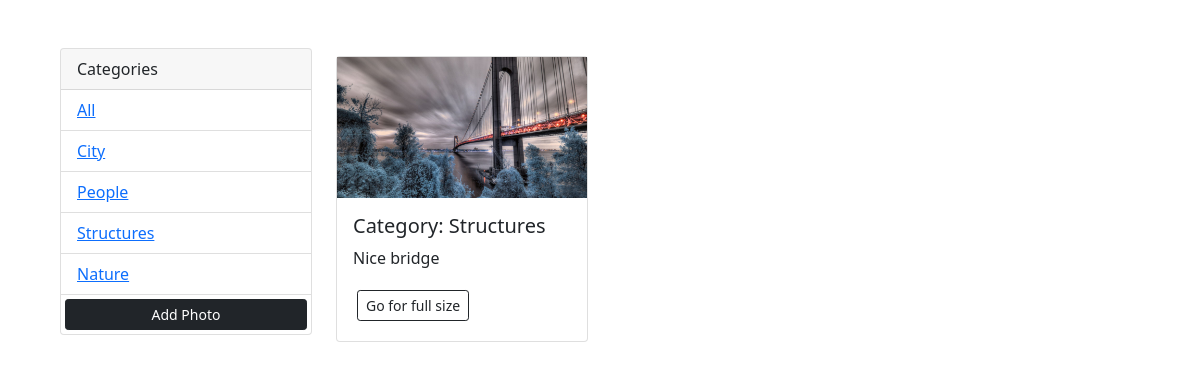
The page /?category=Structures on the database its author committed.
### base/models.py (models this page shows, shortened)
class Category(models.Model):
    name = models.CharField(max_length=128, null=False, blank=False)
    def __str__(self):
        return self.name

class Photo(models.Model):
    category = models.ForeignKey(Category, on_delete=models.SET_NULL, null=True, blank=True)
    image = models.ImageField(null=False, blank=False)
    description = models.TextField()

### base/views.py (the view)
# urls.py: path('', index, name='index'),
def index(request):
    category = request.GET.get('category')
    if category is None:
        photos = Photo.objects.all()
    else:
        photos = Photo.objects.filter(category__name=category)
    categories = Category.objects.all()
    context = {'categories': categories, 'photos': photos}
    return render(request, 'base/index.html', context=context)

### base/templates/base/index.html (shortened to what this page needs)
<!DOCTYPE html>
<html lang="en">
<head>
    <link href="https://cdn.jsdelivr.net/npm/bootstrap@5.1.3/dist/css/bootstrap.min.css"
          rel="stylesheet"
>
</head>
<body class="m-5">
      <div class="container">
          <div class="row">
              <div class="col-md-3">
                  <div class="card">
                      <div class="card-header">
                          Categories
                          </div>
                              <ul class="list-group list-group-flush">
                                  <li class="list-group-item">
                                      <a href="{% url 'index' %}">All</a>
                                  </li>
                                {% for category in categories %}
                                  <li class="list-group-item">
                                      <a href="{% url 'index' %}?category={{ category.name }}">{{ category.name }}</a>
                                  </li>
                                {% endfor %}
                                <a class="btn btn-dark btn-block btn-sm m-1" href="{% url 'add_photo' %}">Add Photo</a>
                              </ul>
                          </div>
              </div>
              <div class="col-md-9">
                  <div class="row">
                      {% for photo in photos %}
                            <div class="col-md-4">
                              <div class="card my-2" >
                                  <img src="{{ photo.image.url }}" class="image-thumbnail" alt="...">
                                  <div class="card-body">
                                    <h5 class="card-title">Category: {{ photo.category }}</h5>
                                    <p class="card-text">{{ photo.description }}</p>
                                    <a href="{% url 'view_photo' photo.id %}" class="btn btn-outline-dark btn-sm m-1">Go for full size</a>
                                  </div>
                              </div>
                            </div>
                      {% empty %}
                      <h3>
                          There's no photos here!
                      </h3>
                      {% endfor %}
                  </div>
              </div>
          </div>
      </div>
</body>
</html>

### base/templates/base/index.html (style rules this page uses)
.image-thumbnail { max-height: 200px; object-fit: cover; }

### rows shown on the page
Category: name "City"
Category: name "People"
Category: name "Structures"
Category: name "Nature"
Photo: image (picture), category "Structures", description "Nice bridge"
